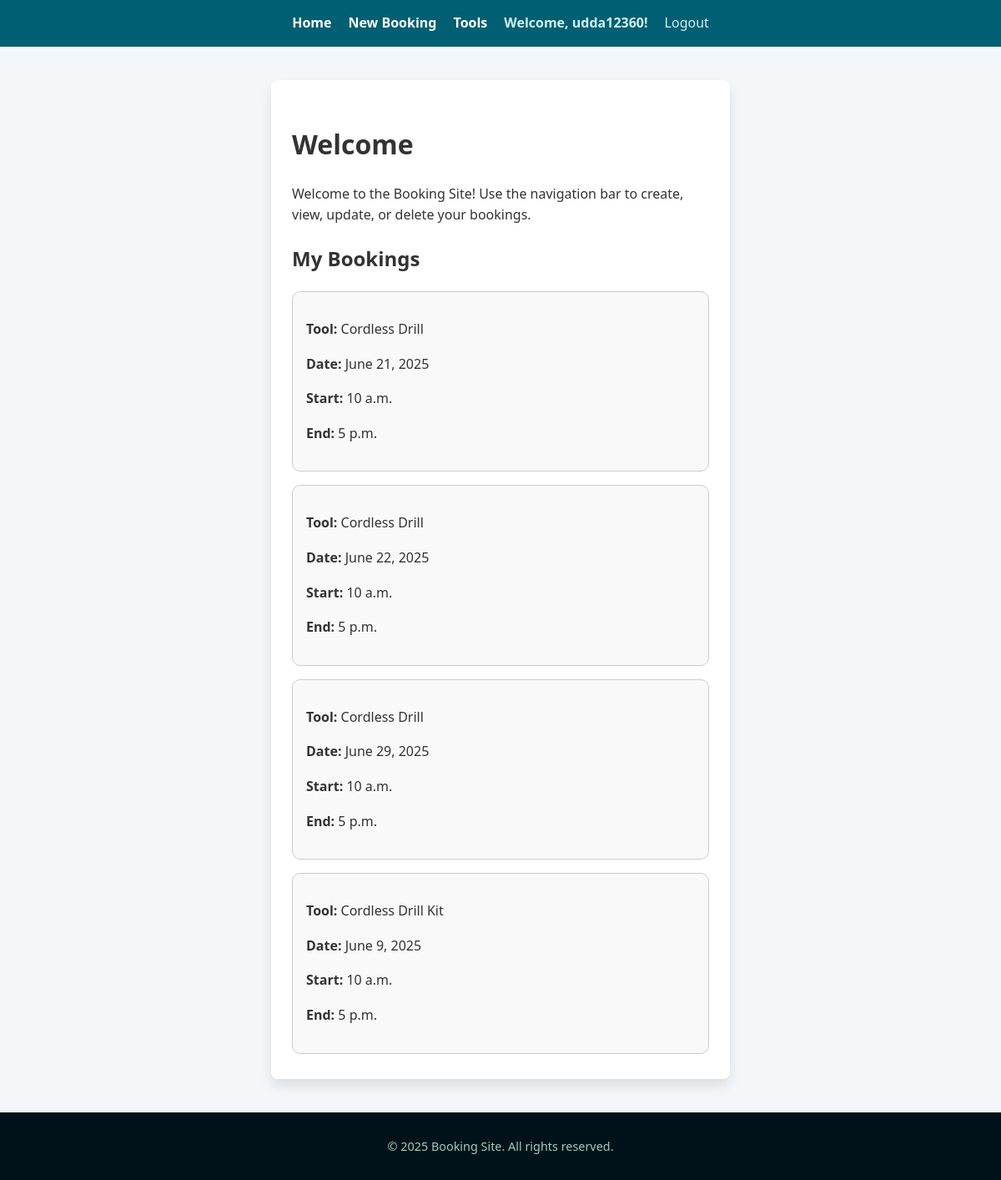
Screenshot of / (signed in) with the database file from the repository.
### bookings/models.py (models this page shows, shortened)
class Booking(models.Model):
    tool = models.ForeignKey(Tool, on_delete=models.CASCADE)
    user = models.ForeignKey(User, on_delete=models.CASCADE)
    date = models.DateField()
    start_time = models.TimeField()
    end_time = models.TimeField()
    confirmation_email = models.EmailField(blank=True, null=True)  # optional field for email confirmation

class Tool(models.Model):
    name = models.CharField(max_length=100)
    description = models.TextField(blank=True)
    location = models.CharField(max_length=100)
    image = models.ImageField(upload_to='tool_images/', blank=True, null=True)

### bookings/views.py (the view)
# urls.py: path('', views.home, name='home'),  # <-- Add home page at root
def home(request):
    context = {
        'info_text': (
            "Welcome to the Booking Site! Use the navigation bar to create, "
            "view, update, or delete your bookings."
        )
    }
    if request.user.is_authenticated:
        context['bookings'] = Booking.objects.filter(user=request.user)
    return render(request, 'bookings/home.html', context)

### bookings/templates/bookings/home.html (shortened to what this page needs)
{% extends 'bookings/base.html' %}
{% block content %}
<h1>Welcome</h1>
<p>{{ info_text }}</p>
{% if user.is_authenticated %}
    <h2>My Bookings</h2>
    {% if bookings %}
        <div class="booking-grid">
            {% for booking in bookings %}
                <div class="booking-card">
                    <p><strong>Tool:</strong> {{ booking.tool.name }}</p>
                    <p><strong>Date:</strong> {{ booking.date }}</p>
                    <p><strong>Start:</strong> {{ booking.start_time }}</p>
                    <p><strong>End:</strong> {{ booking.end_time }}</p>
                </div>
            {% endfor %}
        </div>
    {% else %}
        <p>You have no bookings yet.</p>
    {% endif %}
{% else %}
    <p><a href="{% url 'login' %}">Log in</a> to view or make bookings.</p>
{% endif %}
{% endblock %}

### bookings/templates/bookings/base.html (shortened to what this page needs)
{% load static %}
<!DOCTYPE html>
<html lang="en">
<head>
    <link rel="stylesheet" href="{% static 'css/styles.css' %}" />
</head>
<body>
    <header>
        <nav>
            <ul class="nav-list">
                <li><a class="nav-link" href="{% url 'home' %}">Home</a></li>
                <li><a class="nav-link" href="{% url 'booking_create' %}">New Booking</a></li>
                <li><a class="nav-link" href="{% url 'tool_list' %}">Tools</a></li>
                {% if user.is_authenticated %}
                    <li><span class="nav-user">Welcome, {{ user.username }}!</span></li>
                    <li>
                        <form action="{% url 'logout' %}" method="post" style="display:inline;">
                            <button type="submit" class="nav-user logout-button">
                                Logout
                            </button>
                        </form>
                    </li>
                {% else %}
                    <li><a class="nav-link" href="{% url 'login' %}">Login</a></li>
                    <li><a class="nav-link" href="{% url 'register' %}">Register</a></li>
                {% endif %}
            </ul>
        </nav>
    </header>
    <main class="container">
        {% block content %}
        {% endblock %}
    </main>
    <footer>
        <p>© {% now "Y" %} Booking Site. All rights reserved.</p>
    </footer>
</body>
</html>

### bookings/static/css/styles.css (style rules this page uses)
body { font-family: 'Segoe UI', Tahoma, Geneva, Verdana, sans-serif; margin: 0; background-color: #f4f7f9; color: #333; line-height: 1.6; }
nav { background-color: #005f73; padding: 15px 20px; text-align: center; }
.nav-list { list-style: none; margin: 0; padding: 0; display: inline-flex; gap: 20px; justify-content: center; flex-wrap: wrap; }
.nav-link { color: #ffffff; text-decoration: none; font-weight: 600; font-size: 1rem; transition: color 0.3s ease; }
.nav-user { color: #d0f0f5; font-weight: 600; font-size: 1rem; }
.logout-button { background: none; border: none; padding: 0; cursor: pointer; font: inherit; }
.container { max-width: 500px; margin: 40px auto; background: white; padding: 30px 25px; border-radius: 8px; box-shadow: 0 8px 15px rgba(0, 0, 0, 0.1); }
form button { background-color: #005f73; color: white; font-weight: 600; padding: 10px 20px; border: none; border-radius: 4px; cursor: pointer; transition: background-color 0.3s ease; }
footer { background-color: #001219; color: #94d2bd; text-align: center; padding: 15px 10px; font-size: 0.9rem; margin-top: 40px; }
.booking-grid { display: grid; grid-template-columns: repeat(auto-fill, minmax(250px, 1fr)); gap: 1rem; }
.booking-card { border: 1px solid #ccc; padding: 1rem; border-radius: 10px; background-color: #f9f9f9; }

### rows the page displays
Booking: tool.name "Cordless Drill", date "June 21, 2025", start_time "10 a.m.", end_time "5 p.m."
Booking: tool.name "Cordless Drill", date "June 22, 2025", start_time "10 a.m.", end_time "5 p.m."
Booking: tool.name "Cordless Drill", date "June 29, 2025", start_time "10 a.m.", end_time "5 p.m."
Booking: tool.name "Cordless Drill Kit", date "June 9, 2025", start_time "10 a.m.", end_time "5 p.m."

### other values shown
{{ user.username }} "udda12360"
{{ info_text }} "Welcome to the Booking Site! Use the navigation bar to create, view, update, or delete your bookings."
